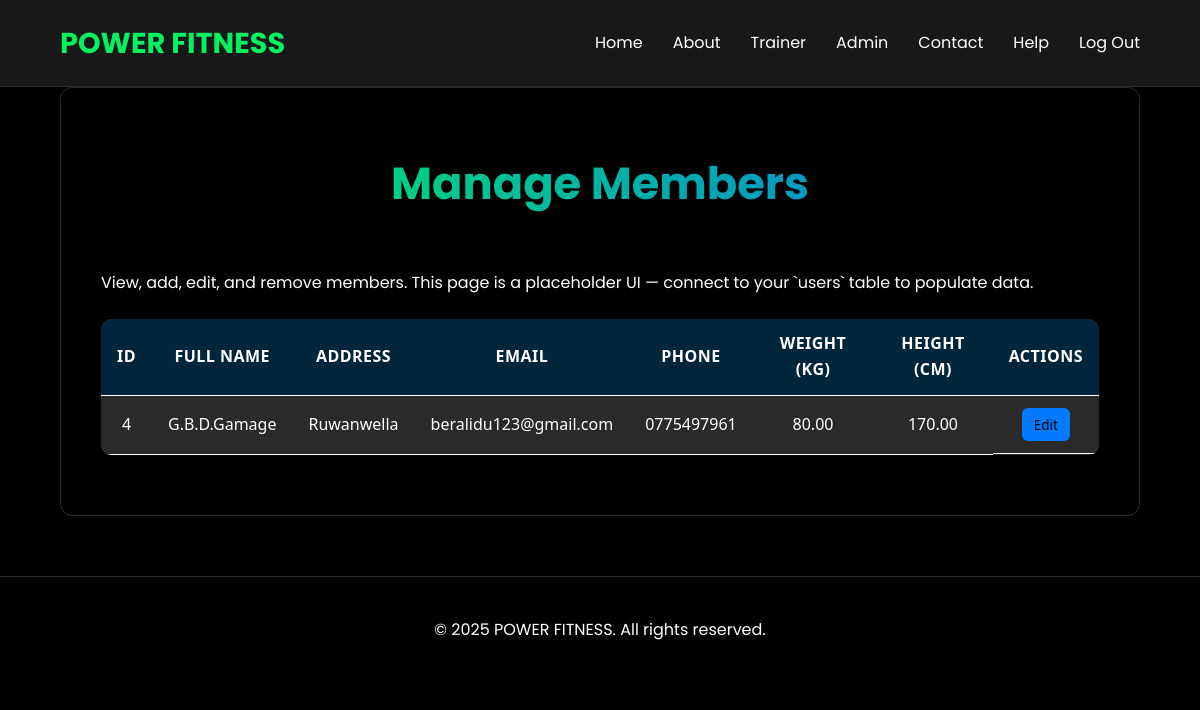
The app's page /manage_members.php with its own data.
### tables this page shows
CREATE TABLE `users` (
  `user_id` int(11) NOT NULL,
  `full_name` varchar(100) NOT NULL,
  `email` varchar(100) NOT NULL,
  `password_hash` varchar(255) NOT NULL,
  `phone` varchar(15) DEFAULT NULL,
  `role` enum('member','trainer','admin') NOT NULL DEFAULT 'member',
  `created_at` timestamp NOT NULL DEFAULT current_timestamp(),
  `address` varchar(255) DEFAULT NULL,
  `weight` decimal(5,2) DEFAULT NULL,
  `height` decimal(5,2) DEFAULT NULL
);

### manage_members.php (the view, shortened to what this page needs)
<?php
include 'db.php';
?>
<!DOCTYPE html>
<html lang="en">
<head>
    <link rel="stylesheet" href="style.css">
</head>
<body>
    <?php include 'header.php'; ?>
    <main>
        <section class="admin-page">
            <h2>Manage Members</h2>
            <p>View, add, edit, and remove members. This page is a placeholder UI — connect to your `users` table to populate data.</p>
      <table class="data-table">
    <thead>
        <tr>
            <th>ID</th>
            <th>Full Name</th>
            <th>Address</th>
            <th>Email</th>
            <th>Phone</th>
            <th>Weight (kg)</th>
            <th>Height (cm)</th>
            <th>Actions</th>
        </tr>
    </thead>
    <tbody>
    <?php
    $stmt = $conn->prepare("SELECT user_id, full_name, address, email, phone, weight, height FROM users WHERE role = 'member'");
    $stmt->execute();
    $result = $stmt->get_result();
    if ($result->num_rows > 0):
        while ($row = $result->fetch_assoc()):
    ?>
        <tr>
            <td><?= htmlspecialchars($row['user_id']); ?></td>
            <td><?= htmlspecialchars($row['full_name']); ?></td>
            <td><?= htmlspecialchars($row['address'] ?: '-'); ?></td>
            <td><?= htmlspecialchars($row['email']); ?></td>
            <td><?= htmlspecialchars($row['phone']); ?></td>
            <td><?= htmlspecialchars($row['weight'] ?: '-'); ?></td>
            <td><?= htmlspecialchars($row['height'] ?: '-'); ?></td>
            <td class="action-buttons">
                <a href="signup.php?id=<?= $row['user_id']; ?>" class="edit-btn">Edit</a>
            </td>
        </tr>
    <?php
        endwhile;
    else:
        echo '<tr><td colspan="8" class="no-data">No members found.</td></tr>';
    endif;
    ?>
    </tbody>
</table>
        </section>
    </main>
    <?php include 'footer.php'; ?>
</body>
</html>

### style.css (style rules this page uses)
:root { --primary-color: #00f260; --secondary-color: #0575e6; --background-dark: #000000; --surface-color: #000000; --text-color: #ffffff; --text-secondary-color: #fefefe; --border-color: #2c2c2c; }
* { box-sizing: border-box; margin: 0; padding: 0; }
body { font-family: 'Poppins', sans-serif; background-color: var(--background-dark); color: var(--text-color); line-height: 1.6; }
main { padding: 0 5%; }
section { margin-bottom: 60px; padding: 60px 40px; border-radius: 12px; animation: fadeIn 0.8s ease-out; }
section:not(#hero) { background-color: var(--surface-color); border: 1px solid var(--border-color); }
section h2 { font-size: 2.8em; font-weight: 700; margin-bottom: 50px; text-align: center; background: linear-gradient(to right, var(--primary-color), var(--secondary-color)); -webkit-background-clip: text; background-clip: text; -webkit-text-fill-color: transparent; }
html { scroll-behavior: smooth; }
.data-table { width: 100%; border-collapse: collapse; margin-top: 1.5rem; background: #2a2a2a; border-radius: 10px; overflow: hidden; font-family: 'Segoe UI', Arial, sans-serif; box-shadow: 0 3px 10px rgba(0, 0, 0, 0.2); }
.data-table thead { background-color: #01253b; color: #fff; text-transform: uppercase; letter-spacing: 0.03em; }
.data-table th, .data-table td { padding: 12px 16px; text-align: center; border-bottom: 1px solid #ffffff; }
.action-buttons { display: flex; justify-content: center; gap: 8px; }
.action-buttons a { padding: 6px 12px; font-size: 0.85rem; border-radius: 6px; text-decoration: none; color: #010101; transition: all 0.3s; }
.edit-btn { background-color: #007bff; }

### records on screen
users: user_id "4", full_name "G.B.D.Gamage", address "Ruwanwella", email "beralidu123@gmail.com", phone "0775497961", weight "80.00", height "170.00"
